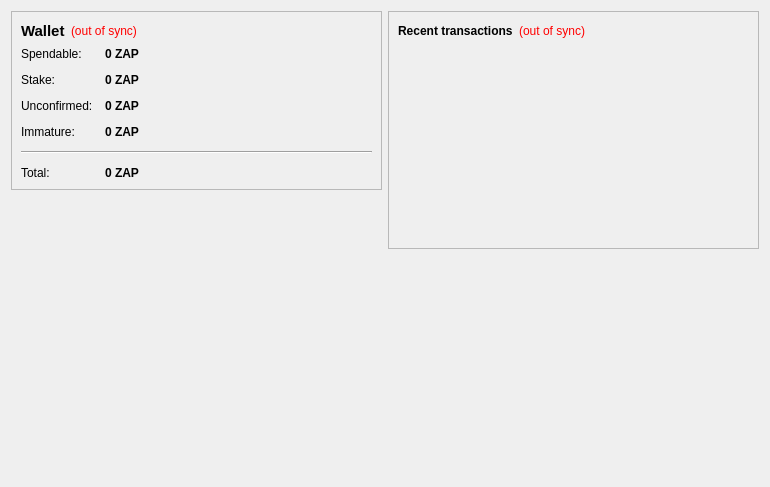
<?xml version="1.0" encoding="UTF-8"?>
<ui version="4.0">
 <class>OverviewPage</class>
 <widget class="QWidget" name="OverviewPage">
  <property name="geometry">
   <rect>
    <x>0</x>
    <y>0</y>
    <width>770</width>
    <height>487</height>
   </rect>
  </property>
  <property name="windowTitle">
   <string>Form</string>
  </property>
  <layout class="QHBoxLayout" name="horizontalLayout" stretch="1,1">
   <item>
    <layout class="QVBoxLayout" name="verticalLayout_2">
     <item>
      <widget class="QFrame" name="frame">
       <property name="frameShape">
        <enum>QFrame::StyledPanel</enum>
       </property>
       <property name="frameShadow">
        <enum>QFrame::Raised</enum>
       </property>
       <layout class="QVBoxLayout" name="verticalLayout_4">
        <item>
         <layout class="QHBoxLayout" name="horizontalLayout_4">
          <item>
           <widget class="QLabel" name="label_5">
            <property name="font">
             <font>
              <pointsize>11</pointsize>
              <weight>75</weight>
              <bold>true</bold>
             </font>
            </property>
            <property name="text">
             <string>Wallet</string>
            </property>
           </widget>
          </item>
          <item>
           <widget class="QLabel" name="labelWalletStatus">
            <property name="toolTip">
             <string>The displayed information may be out of date. Your wallet automatically synchronizes with the zapphire network after a connection is established, but this process has not completed yet.</string>
            </property>
            <property name="styleSheet">
             <string notr="true">QLabel { color: red; }</string>
            </property>
            <property name="text">
             <string notr="true">(out of sync)</string>
            </property>
            <property name="alignment">
             <set>Qt::AlignLeading|Qt::AlignLeft|Qt::AlignVCenter</set>
            </property>
           </widget>
          </item>
          <item>
           <spacer name="horizontalSpacer_2">
            <property name="orientation">
             <enum>Qt::Horizontal</enum>
            </property>
            <property name="sizeHint" stdset="0">
             <size>
              <width>40</width>
              <height>20</height>
             </size>
            </property>
           </spacer>
          </item>
         </layout>
        </item>
        <item>
         <layout class="QFormLayout" name="formLayout_2">
          <property name="fieldGrowthPolicy">
           <enum>QFormLayout::AllNonFixedFieldsGrow</enum>
          </property>
          <property name="horizontalSpacing">
           <number>12</number>
          </property>
          <property name="verticalSpacing">
           <number>12</number>
          </property>
          <item row="0" column="0">
           <widget class="QLabel" name="label">
            <property name="text">
             <string>Spendable:</string>
            </property>
           </widget>
          </item>
          <item row="0" column="1">
           <widget class="QLabel" name="labelBalance">
            <property name="font">
             <font>
              <weight>75</weight>
              <bold>true</bold>
             </font>
            </property>
            <property name="cursor">
             <cursorShape>IBeamCursor</cursorShape>
            </property>
            <property name="toolTip">
             <string>Your current spendable balance</string>
            </property>
            <property name="text">
             <string notr="true">0 ZAP</string>
            </property>
            <property name="textInteractionFlags">
             <set>Qt::LinksAccessibleByMouse|Qt::TextSelectableByKeyboard|Qt::TextSelectableByMouse</set>
            </property>
           </widget>
          </item>
          <item row="1" column="0">
           <widget class="QLabel" name="label_6">
            <property name="text">
             <string>Stake:</string>
            </property>
           </widget>
          </item>
          <item row="1" column="1">
           <widget class="QLabel" name="labelStake">
            <property name="font">
             <font>
              <weight>75</weight>
              <bold>true</bold>
             </font>
            </property>
            <property name="cursor">
             <cursorShape>IBeamCursor</cursorShape>
            </property>
            <property name="toolTip">
             <string>Total of coins that was staked, and do not yet count toward the current balance</string>
            </property>
            <property name="text">
             <string notr="true">0 ZAP</string>
            </property>
            <property name="textInteractionFlags">
             <set>Qt::LinksAccessibleByMouse|Qt::TextSelectableByKeyboard|Qt::TextSelectableByMouse</set>
            </property>
           </widget>
          </item>
          <item row="2" column="0">
           <widget class="QLabel" name="label_3">
            <property name="text">
             <string>Unconfirmed:</string>
            </property>
           </widget>
          </item>
          <item row="2" column="1">
           <widget class="QLabel" name="labelUnconfirmed">
            <property name="font">
             <font>
              <weight>75</weight>
              <bold>true</bold>
             </font>
            </property>
            <property name="cursor">
             <cursorShape>IBeamCursor</cursorShape>
            </property>
            <property name="toolTip">
             <string>Total of transactions that have yet to be confirmed, and do not yet count toward the current balance</string>
            </property>
            <property name="text">
             <string notr="true">0 ZAP</string>
            </property>
            <property name="textInteractionFlags">
             <set>Qt::LinksAccessibleByMouse|Qt::TextSelectableByKeyboard|Qt::TextSelectableByMouse</set>
            </property>
           </widget>
          </item>
          <item row="3" column="0">
           <widget class="QLabel" name="labelImmatureText">
            <property name="text">
             <string>Immature:</string>
            </property>
           </widget>
          </item>
          <item row="3" column="1">
           <widget class="QLabel" name="labelImmature">
            <property name="font">
             <font>
              <weight>75</weight>
              <bold>true</bold>
             </font>
            </property>
            <property name="toolTip">
             <string>Mined balance that has not yet matured</string>
            </property>
            <property name="text">
             <string notr="true">0 ZAP</string>
            </property>
            <property name="textInteractionFlags">
             <set>Qt::LinksAccessibleByMouse|Qt::TextSelectableByKeyboard|Qt::TextSelectableByMouse</set>
            </property>
           </widget>
          </item>
          <item row="4" column="0" colspan="2">
           <widget class="Line" name="line">
            <property name="orientation">
             <enum>Qt::Horizontal</enum>
            </property>
           </widget>
          </item>
          <item row="5" column="0">
           <widget class="QLabel" name="labelTotalText">
            <property name="text">
             <string>Total:</string>
            </property>
           </widget>
          </item>
          <item row="5" column="1">
           <widget class="QLabel" name="labelTotal">
            <property name="font">
             <font>
              <weight>75</weight>
              <bold>true</bold>
             </font>
            </property>
            <property name="cursor">
             <cursorShape>IBeamCursor</cursorShape>
            </property>
            <property name="toolTip">
             <string>Your current total balance</string>
            </property>
            <property name="text">
             <string notr="true">0 ZAP</string>
            </property>
            <property name="textInteractionFlags">
             <set>Qt::LinksAccessibleByMouse|Qt::TextSelectableByKeyboard|Qt::TextSelectableByMouse</set>
            </property>
           </widget>
          </item>
         </layout>
        </item>
       </layout>
      </widget>
     </item>
     <item>
      <spacer name="verticalSpacer">
       <property name="orientation">
        <enum>Qt::Vertical</enum>
       </property>
       <property name="sizeHint" stdset="0">
        <size>
         <width>20</width>
         <height>40</height>
        </size>
       </property>
      </spacer>
     </item>
     <item>
      <widget class="QLabel" name="label_2">
       <property name="autoFillBackground">
        <bool>true</bool>
       </property>
       <property name="text">
        <string/>
       </property>
       <property name="pixmap">
        <pixmap resource="../bitcoin.qrc">:/icons/techbg</pixmap>
       </property>
       <property name="scaledContents">
        <bool>false</bool>
       </property>
       <property name="margin">
        <number>0</number>
       </property>
      </widget>
     </item>
    </layout>
   </item>
   <item>
    <layout class="QVBoxLayout" name="verticalLayout_3">
     <item>
      <widget class="QFrame" name="frame_2">
       <property name="frameShape">
        <enum>QFrame::StyledPanel</enum>
       </property>
       <property name="frameShadow">
        <enum>QFrame::Raised</enum>
       </property>
       <layout class="QVBoxLayout" name="verticalLayout">
        <item>
         <layout class="QHBoxLayout" name="horizontalLayout_2">
          <item>
           <widget class="QLabel" name="label_4">
            <property name="text">
             <string>&lt;b&gt;Recent transactions&lt;/b&gt;</string>
            </property>
           </widget>
          </item>
          <item>
           <widget class="QLabel" name="labelTransactionsStatus">
            <property name="toolTip">
             <string>The displayed information may be out of date. Your wallet automatically synchronizes with the zapphire network after a connection is established, but this process has not completed yet.</string>
            </property>
            <property name="styleSheet">
             <string notr="true">QLabel { color: red; }</string>
            </property>
            <property name="text">
             <string notr="true">(out of sync)</string>
            </property>
            <property name="alignment">
             <set>Qt::AlignRight|Qt::AlignTrailing|Qt::AlignVCenter</set>
            </property>
           </widget>
          </item>
          <item>
           <spacer name="horizontalSpacer">
            <property name="orientation">
             <enum>Qt::Horizontal</enum>
            </property>
            <property name="sizeHint" stdset="0">
             <size>
              <width>40</width>
              <height>20</height>
             </size>
            </property>
           </spacer>
          </item>
         </layout>
        </item>
        <item>
         <widget class="QListView" name="listTransactions">
          <property name="styleSheet">
           <string notr="true">QListView { background: transparent; }</string>
          </property>
          <property name="frameShape">
           <enum>QFrame::NoFrame</enum>
          </property>
          <property name="verticalScrollBarPolicy">
           <enum>Qt::ScrollBarAlwaysOff</enum>
          </property>
          <property name="horizontalScrollBarPolicy">
           <enum>Qt::ScrollBarAlwaysOff</enum>
          </property>
          <property name="selectionMode">
           <enum>QAbstractItemView::NoSelection</enum>
          </property>
         </widget>
        </item>
       </layout>
      </widget>
     </item>
     <item>
      <spacer name="verticalSpacer_2">
       <property name="orientation">
        <enum>Qt::Vertical</enum>
       </property>
       <property name="sizeHint" stdset="0">
        <size>
         <width>20</width>
         <height>40</height>
        </size>
       </property>
      </spacer>
     </item>
    </layout>
   </item>
  </layout>
 </widget>
 <resources/>
 <connections/>
</ui>
